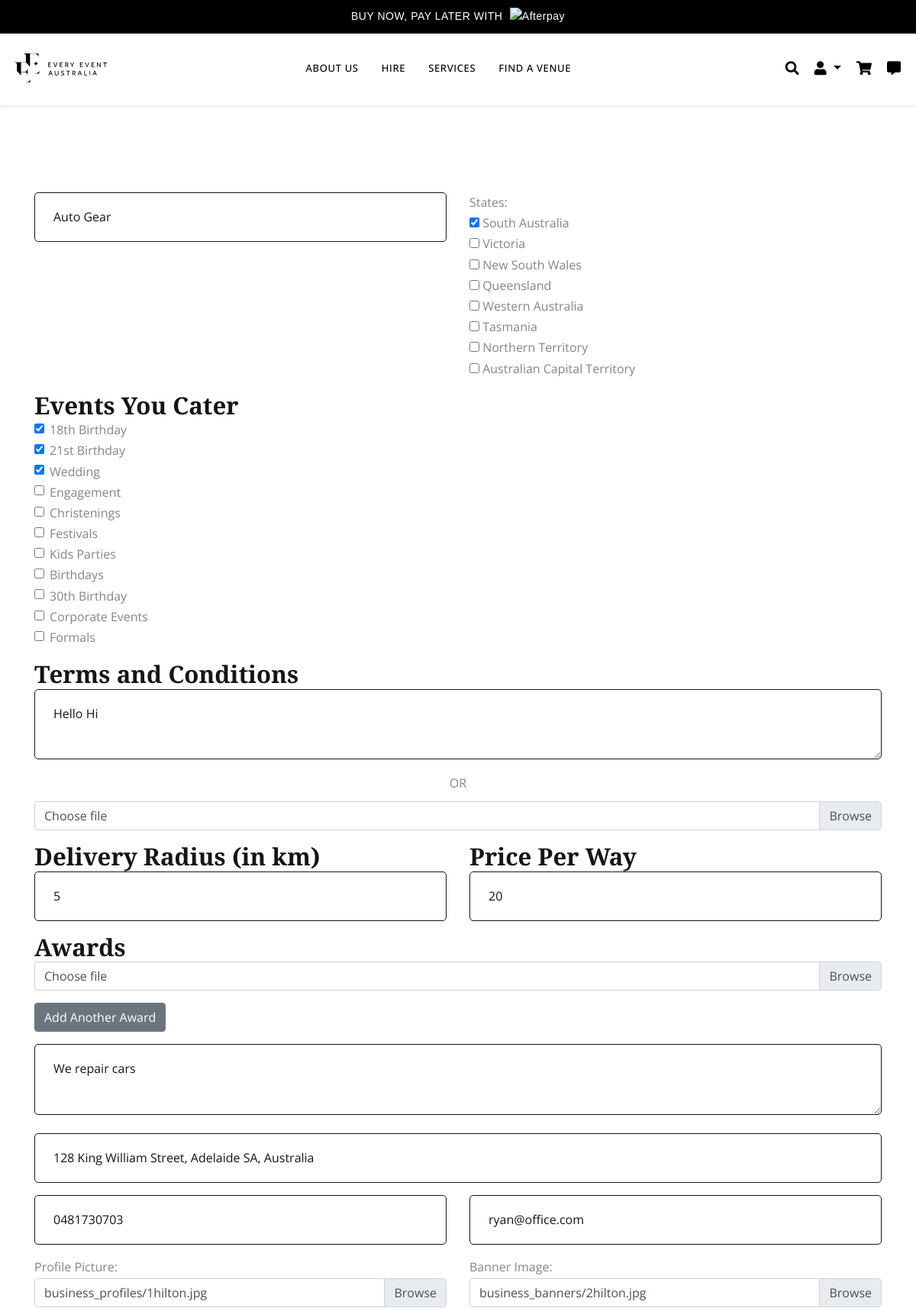
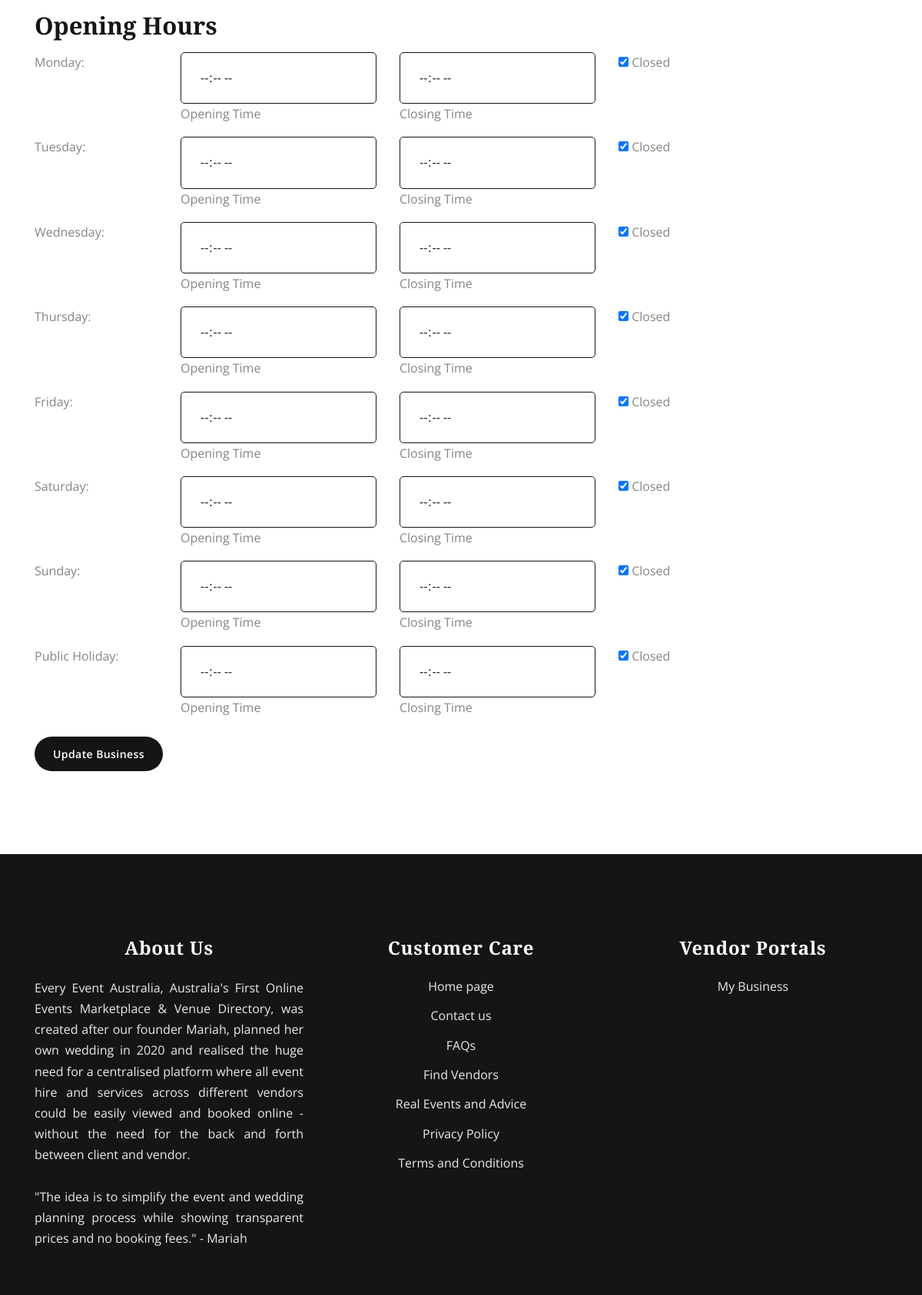
/business/auto-gear/edit/ (signed in, upper part), run on the app's committed database (2 pictures, top to bottom).
### event/models.py (models this page shows, shortened)
class Business(models.Model):
    seller = models.OneToOneField(CustomUser, on_delete=models.CASCADE, related_name='business')
    business_name = models.CharField(max_length=100)
    description = models.TextField()
    business_slug = models.SlugField(unique=True, blank=True)
    states = models.ManyToManyField(State)
    address = models.CharField(max_length=255, null=True, blank=True)
    latitude = models.DecimalField(max_digits=9, decimal_places=6, null=True, blank=True)
    longitude = models.DecimalField(max_digits=9, decimal_places=6, null=True, blank=True)
    phone = models.CharField(max_length=20)
    terms_and_conditions = models.TextField(blank=True, null=True)
    terms_and_conditions_pdf = models.FileField(upload_to='terms_and_conditions/', blank=True, null=True)
    email = models.EmailField(blank=True, null=True)
    profile_picture = models.ImageField(upload_to='business_profiles/', blank=True, null=True)
    banner_image = models.ImageField(upload_to='business_banners/', blank=True, null=True)
    event_categories = models.ManyToManyField(EventCategory, related_name='businesses')
    is_featured = models.BooleanField(default=False)
    stripe_account_id = models.CharField(max_length=255, blank=True, null=True)
    delivery_radius = models.IntegerField(null=True, blank=True, validators=[MinValueValidator(1), MaxValueValidator(100)], help_text='Enter the delivery radius in kilometers.')
    price_per_way = models.IntegerField(null=True, blank=True, help_text='Enter the delivery fee per way. The total fee will be twice this amount for a round trip.')

class State(models.Model):
    name = models.CharField(max_length=100)
    abbreviation = models.CharField(max_length=3)

class EventCategory(models.Model):
    name = models.CharField(max_length=100)

class OpeningHour(models.Model):
    DAY_CHOICES = [
        ('monday', 'Monday'),
        ('tuesday', 'Tuesday'),
        ('wednesday', 'Wednesday'),
        ('thursday', 'Thursday'),
        ('friday', 'Friday'),
        ('saturday', 'Saturday'),
        ('sunday', 'Sunday'),
        ('public_holiday', 'Public Holiday'),
    ]
    business = models.ForeignKey(Business, on_delete=models.CASCADE, related_name='opening_hours')
    day = models.CharField(max_length=20, choices=DAY_CHOICES)
    is_closed = models.BooleanField(default=False)
    opening_time = models.TimeField(null=True, blank=True)
    closing_time = models.TimeField(null=True, blank=True)

### event/views.py (the view, shortened to what this page needs)
# urls.py: path('business/<slug:business_slug>/edit/', views.edit_business, name='edit_business'),
@login_required
def edit_business(request, business_slug):
    business = get_object_or_404(Business, business_slug=business_slug)
    if request.user != business.seller:
        return redirect('business_detail', business_slug=business.business_slug)
    states = State.objects.all()
    event_categories = EventCategory.objects.all()
    context = {
        'business': business,
        'states': states,
        'event_categories': event_categories,
        'day_choices': OpeningHour.DAY_CHOICES,
        'GOOGLE_MAPS_API_KEY': settings.GOOGLE_MAPS_API_KEY,
    }
    return render(request, 'event/edit_business.html', context)

### event/templates/event/edit_business.html (shortened to what this page needs)
{% extends "event/base.html" %}
{% load static %}
{% block content %}
<section class="section-holder" style="margin-top: 120px;">
    <div class="container">
        <div class="row">
            <div class="col-lg-12">
                <div id="contact-form-holder">
                    <form method="post" id="contact-form" action="{% url 'edit_business' business.business_slug %}" enctype="multipart/form-data">
                        <div class="row margin-b24 mt-3">
                            <div class="col-md-6 margin-bm24 mt-3">
                                <input type="text" name="business_name" class="comm-field" placeholder="Business Name" value="{{ business.business_name }}" required/>
                            </div>
                            <div class="col-md-6 margin-bm24 mt-3">
                                <label>States:</label><br>
                                {% for state in states %}
                                    <input type="checkbox" name="states" value="{{ state.id }}" id="state_{{ state.id }}" {% if state in business.states.all %}checked{% endif %}>
                                    <label for="state_{{ state.id }}">{{ state.name }}</label><br>
                                {% endfor %}
                            </div>
                            <div class="col-md-12 margin-bm24 mt-3">
                                <h3>Events You Cater</h3>
                                {% for category in event_categories %}
                                    <div class="form-check">
                                        <input class="form-check-input" type="checkbox" name="event_categories" value="{{ category.id }}" id="category_{{ category.id }}"
                                            {% if category in business.event_categories.all %}checked{% endif %}>
                                        <label class="form-check-label" for="category_{{ category.id }}">
                                            {{ category.name }}
                                        </label>
                                    </div>
                                {% endfor %}
                            </div>
                            <div class="col-md-12 margin-bm24 mt-3">
                                <h3>Terms and Conditions</h3>
                                <textarea name="terms_and_conditions" class="comm-field" placeholder="Enter your business terms and conditions">{{ business.terms_and_conditions }}</textarea>
                                <div style="text-align: center; margin: 10px 0;">OR</div>
                                <div class="custom-file">
                                    <label class="custom-file-label" for="terms_and_conditions_pdf">
                                        {% if business.terms_and_conditions_pdf %}
                                            {{ business.terms_and_conditions_pdf.name }}
                                        {% else %}
                                            Choose file
                                        {% endif %}
                                    </label>
                                </div>
                            </div>
                            <div class="col-md-6 margin-bm24 mt-3">
                                <h3>Delivery Radius (in km)</h3>
                                <input type="number" name="delivery_radius" class="comm-field" min="1" max="100" placeholder="Enter delivery radius in kilometers" value="{{ business.delivery_radius }}">
                            </div>
                            <div class="col-md-6 margin-bm24 mt-3">
                                <h3>Price Per Way</h3>
                                <input type="number" name="price_per_way" class="comm-field" min="0" placeholder="Enter price per way" value="{{ business.price_per_way }}">
                            </div>
                            <div class="col-md-12 margin-bm24 mt-3">
                                <h3>Awards</h3>
                                <div id="awards-container">
                                    <div class="custom-file">
                                        <label class="custom-file-label" for="awards-input">Choose file</label>
                                    </div>
                                </div>
                                <button type="button" onclick="addAwardField()" class="btn btn-secondary mt-3">Add Another Award</button>
                            </div>
                            <div class="col-md-12 margin-bm24 mt-3">
                                <textarea name="description" class="comm-field" placeholder="Description" required>{{ business.description }}</textarea>
                            </div>
                            <div class="col-md-12 margin-bm24 mt-3">
                                <input type="text" id="address-input" name="address" class="comm-field" placeholder="Start typing your address" required value="{{ business.address }}"/>
                            </div>
                            <div class="col-md-6 margin-bm24 mt-3">
                                <input type="tel" name="phone" class="comm-field" placeholder="Phone" value="{{ business.phone }}" required/>
                            </div>
                            <div class="col-md-6 margin-bm24 mt-3">
                                <input type="email" name="email" class="comm-field" placeholder="Email" value="{{ business.email }}" required/>
                            </div>
                            <div class="col-md-6 margin-bm24 mt-3">
                                <label for="profile_picture">Profile Picture:</label>
                                <div class="custom-file">
                                    <label class="custom-file-label" for="profile_picture">
                                        {% if business.profile_picture %}
                                            {{ business.profile_picture.name }}
                                        {% else %}
                                            Choose file
                                        {% endif %}
                                    </label>
                                </div>
                            </div>
                            <div class="col-md-6 margin-bm24 mt-3">
                                <label for="banner_image">Banner Image:</label>
                                <div class="custom-file">
                                    <label class="custom-file-label" for="banner_image">
                                        {% if business.banner_image %}
                                            {{ business.banner_image.name }}
                                        {% else %}
                                            Choose file
                                        {% endif %}
                                    </label>
                                </div>
                            </div>
                            <div class="col-md-12 margin-bm24 mt-3">
                                <h3>Opening Hours</h3>
                                {% for day, day_display in day_choices %}
                                    {% with day_hours=business.opening_hours.all %}
                                    <div class="row mt-3">
                                        <div class="col-md-2">
                                            <label for="opening_hours-{{ day }}">{{ day_display }}:</label>
                                        </div>
                                        <div class="col-md-3">
                                            <input type="time" name="opening_hours-{{ day }}-opening_time" id="opening_hours-{{ day }}-opening_time" class="comm-field"
                                                value="{% for hour in day_hours %}{% if hour.day == day %}{{ hour.opening_time|time:'H:i' }}{% endif %}{% endfor %}"
                                                {% for hour in day_hours %}{% if hour.day == day and hour.is_closed %}disabled{% endif %}{% endfor %}>
                                            <label for="opening_hours-{{ day }}-opening_time">Opening Time</label>
                                        </div>
                                        <div class="col-md-3">
                                            <input type="time" name="opening_hours-{{ day }}-closing_time" id="opening_hours-{{ day }}-closing_time" class="comm-field"
                                                value="{% for hour in day_hours %}{% if hour.day == day %}{{ hour.closing_time|time:'H:i' }}{% endif %}{% endfor %}"
                                                {% for hour in day_hours %}{% if hour.day == day and hour.is_closed %}disabled{% endif %}{% endfor %}>
                                            <label for="opening_hours-{{ day }}-closing_time">Closing Time</label>
                                        </div>
                                        <div class="col-md-3">
                                            <input type="checkbox" name="opening_hours-{{ day }}-is_closed" id="opening_hours-{{ day }}-is_closed"
                                                {% for hour in day_hours %}{% if hour.day == day and hour.is_closed %}checked{% endif %}{% endfor %}
                                                onchange="toggleOpeningClosingFields('{{ day }}')">
                                            <label for="opening_hours-{{ day }}-is_closed">Closed</label>
                                        </div>
                                    </div>
                                    {% endwith %}
                                {% endfor %}
                            </div>
                        </div>
                        <p><input type="submit" value="Update Business" id="submit" class="btn btn-primary"/></p>
                    </form>
                </div>
            </div>
        </div>
    </div>
</section>
{% endblock content %}

### data on the page
Business: business_name "Auto Gear", terms_and_conditions "Hello Hi", delivery_radius "5", price_per_way "20", description "We repair cars", address "128 King William Street, Adelaide SA, Australia", phone "0481730703", email "ryan@office.com", profile_picture.name "business_profiles/1hilton.jpg", banner_image.name "business_banners/2hilton.jpg"
State: states "☑", name "South Australia"
State: name "Victoria"
State: name "New South Wales"
State: name "Queensland"
State: name "Western Australia"
State: name "Tasmania"
State: name "Northern Territory"
State: name "Australian Capital Territory"
EventCategory: event_categories "☑", name "18th Birthday"
EventCategory: event_categories "☑", name "21st Birthday"
EventCategory: event_categories "☑", name "Wedding"
EventCategory: name "Engagement"
EventCategory: name "Christenings"
EventCategory: name "Festivals"
EventCategory: name "Kids Parties"
EventCategory: name "Birthdays"
EventCategory: name "30th Birthday"
EventCategory: name "Corporate Events"
EventCategory: name "Formals"
OpeningHour: is_closed "☑" "☑" "☑" "☑" "☑" "☑" "☑" "☑"

### other printed values
{{ day_display }} "Monday" "Tuesday" "Wednesday" "Thursday" "Friday" "Saturday" "Sunday" "Public Holiday"
